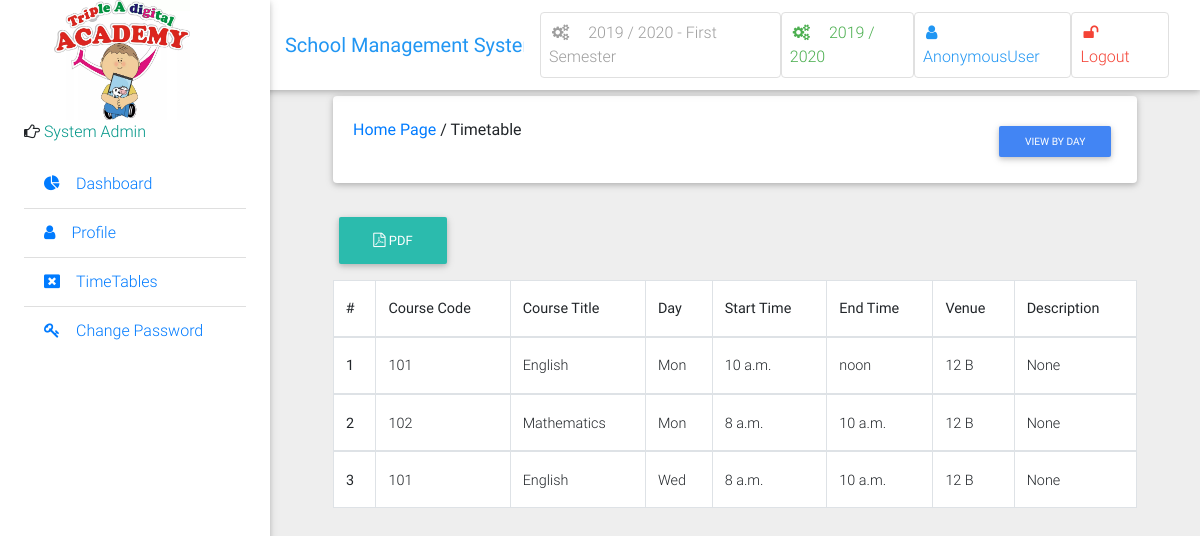
Before: /timetable/all with the older database file.
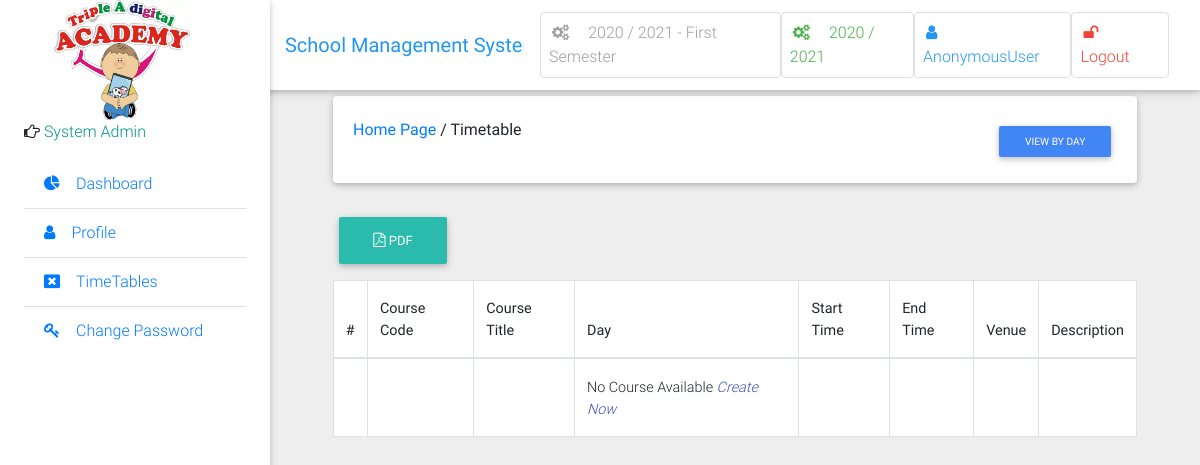
After: the same page with the newer database file.
### school/models.py (models this page shows, shortened)
class Semester(models.Model):
    semester = models.CharField(max_length=10, choices=SEMESTER, blank=True)
    is_current_semester = models.BooleanField(default=False, blank=True, null=True)
    session = models.ForeignKey(Session, on_delete=models.CASCADE, blank=True, null=True)
    next_semester_begins = models.DateField(null=True, blank=True)
    def __str__(self):
        return str(self.session) + ' - ' + str(self.semester)

class Session(models.Model):
    session = models.CharField(max_length=200, unique=True)
    is_current_session = models.BooleanField(default=False, blank=True, null=True)
    next_session_begins = models.DateField(blank=True, null=True)
    def __str__(self):
        return self.session

class Timetable(models.Model):
    course = models.ForeignKey(Course, on_delete=models.CASCADE)
    day = models.CharField('Day', choices=DAYS, max_length=20)
    start_time = models.TimeField('Start Time', )
    end_time = models.TimeField('End Time', )
    venue = models.CharField('Venue', max_length=200, null=True, blank=True, help_text='Optional')
    description = models.CharField('Description', max_length=200, null=True, blank=True, help_text='Optional')

class Course(models.Model):
    courseTitle = models.CharField(max_length=200)
    courseCode = models.CharField(max_length=200, unique=True)
    description = models.TextField(max_length=200, blank=True)
    level = models.ForeignKey(Level, verbose_name='Grade', default='', on_delete=models.CASCADE)
    semester = models.ForeignKey(Semester, on_delete=models.CASCADE)
    is_elective = models.BooleanField(default=False, blank=True, null=True)

### school/views.py (the view)
# urls.py: path('timetable/all', views.timetable_all, name='timetable_all'),
def timetable_all(request):
    timetables = Timetable.objects.all()
    return render(request, 'administrator/timetable_all.html',
                  {
                      'timetables': timetables,
                  })

### school/context_processors.py (called while the page is built)
def session_processor(request):
	current_session = Session.objects.get(is_current_session=True)
	return {"current_session": current_session}

def semester_processor(request):
	current_semester = Semester.objects.get(is_current_semester=True)
	return {"current_semester": current_semester}

### school/templates/administrator/timetable_all.html (shortened to what this page needs)
{% extends 'school/base.html' %}
{% block side_bar %}
    {% include 'school/partial_active_element.html' with active='course_list' %}
{% endblock side_bar %}
{% block content %}
<div class="container-fluid mt-5">
  <div class="card mb-4 wow fadeIn">
    <div class="card-body d-sm-flex justify-content-between">
        <h6 class="mb-2 mb-sm-0 pt-1">
            <a href="/">Home Page</a>
              <span>/</span>
              <span>Timetable</span>
        </h6>
        <h6 class="mb-2 mb-sm-0 pt-1">
            <a href="{% url 'timetable_by_day' %}" class="btn btn-primary btn-sm">View By Day</a>
        </h6>
    </div>
  </div>
 {% if not request.user.is_superuser %}
    <h6 class="mb-2 mb-sm-0 pt-1">
      <a class="btn btn-default btn-rounded mb-3" href="{% url 'timetable_all_report' %}" class="btn btn-default btn-rounded mb-4">
        <i class="fa fa-file-pdf-o" aria-hidden="true"></i> PDF
      </a>
    </h6>
 {% endif %}
<div class="table-wrapper-scroll-y">
  <table class="table table-bordered" style="background-color: white">
    <thead>
      <tr>
        <th scope="col">#</th>
        <th scope="col">Course Code</th>
        <th scope="col">Course Title</th>
        <th scope="col">Day</th>
        <th scope="col">Start Time</th>
        <th scope="col">End Time</th>
        <th scope="col">Venue</th>
        <th scope="col">Description</th>
      </tr>
    </thead>
    {% for timetable in timetables %}
     <tbody>
        <tr>
          <th scope="row">{{ forloop.counter }}</th>
            <td>{{ timetable.course.courseCode }}</td>
            <td>{{ timetable.course.courseTitle }}</td>
            <td>{{ timetable.day }}</td>
            <td>{{ timetable.start_time }}</td>
            <td>{{ timetable.end_time }}</td>
            <td>{{ timetable.venue }}</td>
            <td>{{ timetable.description }}</td>
        </tr>
    </tbody>
    {% empty %}
    <tbody>
      <tr>
        <td></td>
        <td></td>
        <td></td>
        <td>
          <span class="text-center">
            No Course Available <i><a class="indigo-text" href="{% url 'add_new_course' %}">Create Now</i>
          </span>
        </td>
        <td></td>
        <td></td>
        <td></td>
      </tr>
    </tbody>
    {% endfor %}
  </table>
</div>
</div>
<br>
{% endblock %}

### school/templates/school/base.html (shortened to what this page needs)
{% load static %}
<!DOCTYPE html>
<html lang="en">
<head>
    <link rel="stylesheet" href="https://maxcdn.bootstrapcdn.com/font-awesome/4.7.0/css/font-awesome.min.css">
    <link href="{% static 'school/css/bootstrap.min.css' %}" rel="stylesheet">
    <link href="{% static 'school/css/mdb.min.css' %}" rel="stylesheet">
    <link href="{% static 'school/css/style.css' %}" rel="stylesheet">
</head>
<body class="grey lighten-3">
<header>
    <nav class="navbar fixed-top navbar-expand-lg navbar-light white scrolling-navbar">
        <div class="container-fluid">
            <a class="navbar-brand waves-effect" href="/">
                <strong class="blue-text">School Management System</strong>
            </a>
            <div class="collapse navbar-collapse" id="navbarSupportedContent">
                <ul class="navbar-nav nav-flex-icons">
                    <li class="nav-item">
                        <a href="{% if request.user.is_superuser %}{% url 'manage_semester' %}{% else %}#{% endif %}"
                           class="nav-link border border-light grey-text rounded waves-effect">
                            <i class="fa fa-cogs mr-3"></i>{{ current_semester }} Semester
                        </a>
                    </li>
                    <li class="nav-item">
                        <a href="{% if request.user.is_superuser %}{% url 'manage_session' %}{% else %}#{% endif %}"
                           class="nav-link border border-light green-text rounded waves-effect">
                            <i class="fa fa-cogs mr-3"></i>{{ current_session }}
                        </a>
                    </li>
                    <li class="nav-item">
                        <a href="{% url 'profile' %}"
                           class="nav-link border border-light rounded waves-effect blue-text">
                            <i class="fa fa-user mr-3"></i>{{ user|capfirst }}
                        </a>
                    </li>
                    <li class="nav-item">
                        <a href="/accounts/logout/" class="nav-link border border-light rounded waves-effect red-text">
                            <i class="fa fa-unlock mr-3"></i>Logout
                        </a>
                    </li>
                </ul>
            </div>
        </div>
    </nav>
    <div class="sidebar-fixed position-fixed">
        <img src="{% static 'img/logo.jpg' %}" id="icon" class="logo" style="margin-left: 30px">
        {% if request.user.is_lecturer %}
            <p><i class="fa fa-hand-o-right" aria-hidden="true"></i>
                <span class="teal-text text-center"> Lecturer</span></p>
        {% elif request.user.is_student %}
            <p><i class="fa fa-hand-o-right" aria-hidden="true"></i>
                <span class="teal-text text-center"> Student</span></p>
        {% elif request.user.is_parent %}
            <p><i class="fa fa-hand-o-right" aria-hidden="true"></i>
                <span class="teal-text text-center"> Parent</span></p>
        {% elif request.user.is_librarian %}
            <p><i class="fa fa-hand-o-right" aria-hidden="true"></i>
                <span class="teal-text text-center"> Library</span></p>
        {% else %}
            <p><i class="fa fa-hand-o-right" aria-hidden="true"></i>
                <span class="teal-text text-center"> System Admin</span></p>
        {% endif %}
        <div class="dashboard">
            {% block side_bar %}{% endblock side_bar %}
        </div>
    </div>
</header>
<main class="pt-5 mx-lg-5">
    {% block content %} {% endblock %}
</main>
</body>
</html>

### school/templates/school/partial_active_element.html (shortened to what this page needs)
<div class="list-group list-group-flush">
    <a href="/" class="list-group-item
        {% if active == 'Dashboard' %} active {% endif %} waves-effect">
        <i class="fa fa-pie-chart mr-3" aria-hidden="true"></i>Dashboard</a>
    <a href="{% url 'profile' %}" class="list-group-item
        {% if active == 'Profile' %} active {% endif %} waves-effect">
        <i class="fa fa-user mr-3" aria-hidden="true"></i>Profile</a>
    <a href="{% url 'timetable_all' %}" class="list-group-item waves-effect">
        <i class="fa  fa-times-rectangle mr-3" aria-hidden="true"></i>TimeTables</a>
    <a href="{% url 'change_password' %}" class="list-group-item
        {% if active == 'change_password' %} active {% endif %} waves-effect">
        <i class="fa  fa-key mr-3" aria-hidden="true"></i>Change Password</a>
</div>

### school/static/school/css/style.css (style rules this page uses)
.sidebar-fixed { height: 100vh; width: 270px; -webkit-box-shadow: 0 2px 5px 0 rgba(0, 0, 0, 0.16), 0 2px 10px 0 rgba(0, 0, 0, 0.12); box-shadow: 0 2px 5px 0 rgba(0, 0, 0, 0.16), 0 2px 10px 0 rgba(0, 0, 0, 0.12); z-index: 1050; background-color: #fff; padding: 1.5rem; padding-top: 0; }
@media (min-width: 1200px) { .navbar, .page-footer, main { padding-left: 270px; } }
.logo { text-shadow: rgb(179, 179, 179) 0px 0px 0px, rgb(180, 180, 180) 1px 1px 0px, rgb(182, 182, 182) 2px 2px 0px, rgb(184, 184, 184) 3px 3px 0px, rgb(185, 185, 185) 4px 4px 0px, rgb(187, 187, 187) 5px 5px 0px, rgb(189, 189, 189) 6px 6px 0px, rgb(190, 190, 190) 7px 7px 0px, rgb(192, 192, 192) 8px 8px 0px, rgb(194, 194, 194) 9px 9px 0px, rgb(195, 195, 195) 10px 10px 0px, rgb(197, 197, 197) 11px 11px 0px, rgb(199, 199, 199) 12px 12px 0px, rgb(201, 201, 201) 13px 13px 0px, rgb(202, 202, 202) 14px 14px 0px, rgb(204, 204, 204) 15px 15px 0px, rgb(206, 206, 206) 16px 16px 0px, rgb(207, 207, 207) 17px 17px 0px, rgb(209, 209, 209) 18px 18px 0px, rgb(211, 211, 211) 19px 19px 0px, rgb(212, 212, 212) 20px 20px 0px, rgb(214, 214, 214) 21px 21px 0px, rgb(216, 216, 216) 22px 22px 0px, rgb(218, 218, 218) 23px 23px 0px, rgb(219, 219, 219) 24px 24px 0px, rgb(221, 221, 221) 25px 25px 0px, rgb(223, 223, 223) 26px 26px 0px, rgb(224, 224, 224) 27px 27px 0px, rgb(226, 226, 226) 28px 28px 0px, rgb(228, 228, 228) 29px 29px 0px, rgb(230, 230, 230) 30px 30px 0px, rgb(231, 231, 231) 31px 31px 0px, rgb(233, 233, 233) 32px 32px 0px, rgb(235, 235, 235) 33px 33px 0px, rgb(236, 236, 236) 34px 34px 0px, rgb(238, 238, 238) 35px 35px 0px, rgb(240, 240, 240) 36px 36px 0px, rgb(241, 241, 241) 37px 37px 0px, rgb(243, 243, 243) 38px 38px 0px, rgb(245, 245, 245) 39px 39px 0px, rgb(247, 247, 247) 40px 40px 0px, rgb(248, 248, 248) 41px 41px 0px, rgb(250, 250, 250) 42px 42px 0px, rgb(252, 252, 252) 43px 43px 0px, rgb(253, 253, 253) 44px 44px 0px; font-size: 40px; color: rgb(95, 89, 255); height: 120px; width: 136px; line-height: 136px; border-radius: ; text-align: center; background-color: rgb(255, 255, 255); }

### school/templates/school/base.html (style rules this page uses)
.dashboard { display: block; max-height: 500px; overflow-y: auto; -ms-overflow-style: -ms-autohiding-scrollbar; }

### school/templates/administrator/timetable_all.html (style rules this page uses)
.table-wrapper-scroll-y { display: block; max-height: 350px; overflow-y: auto; -ms-overflow-style: -ms-autohiding-scrollbar; }

Changed rows visible on the page:
removed Timetable: course.courseCode "101", course.courseTitle "English", day "Mon", start_time "10 a.m.", end_time "noon", venue "12 B", description "None"
removed Timetable: course.courseCode "102", course.courseTitle "Mathematics", day "Mon", start_time "8 a.m.", end_time "10 a.m.", venue "12 B", description "None"
removed Timetable: course.courseCode "101", course.courseTitle "English", day "Wed", start_time "8 a.m.", end_time "10 a.m.", venue "12 B", description "None"
changed Semester: session+semester "2019 / 2020 - First" → "2020 / 2021 - First"
changed Session: session "2019 / 2020" → "2020 / 2021"
Other visible differences:
text now shown: "No Course Available Create Now"
